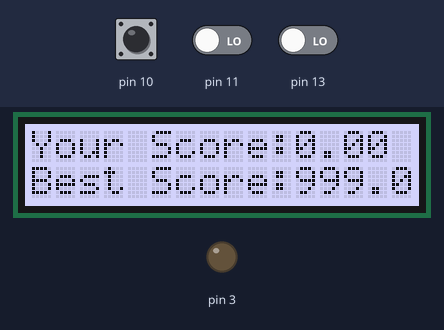
The sketch below on a simulated Arduino Uno, built with avr-gcc and run on an emulated ATmega328P. On the bench: 16×2 character LCD, output pins drawn as LEDs (lit = HIGH). The test bench sets the inputs (shaded band); at power-on: pin 10 LOW, pin 13 LOW, pin 11 LOW.

Above: at 1.3 s.
1.4 s: pin 10 pulsed HIGH 2 times (0.12 s each, 0.3 s apart)
At 1.96 s:
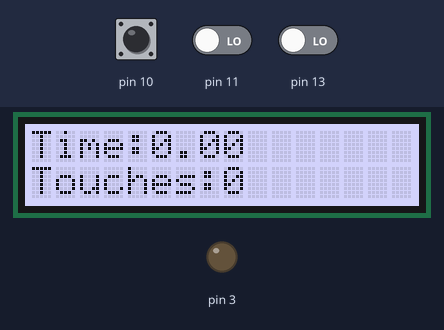
3.7 s: pin 13 driven HIGH
At 5.62 s:
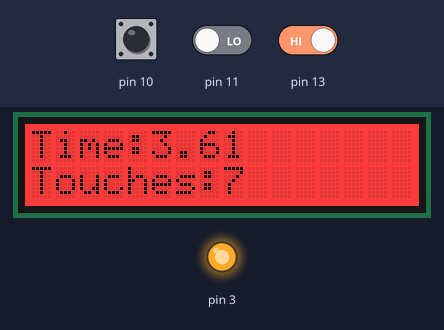
5.7 s: pin 11 driven HIGH
At 7.0 s:
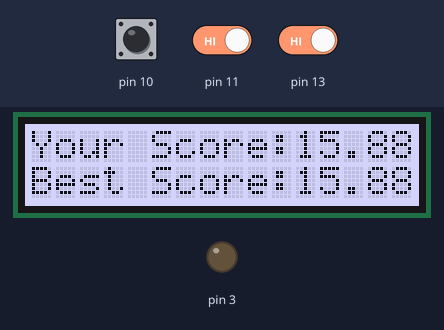
Timing chart, 0 to 8.7 s (numbered marks = the images above; inputs shaded):
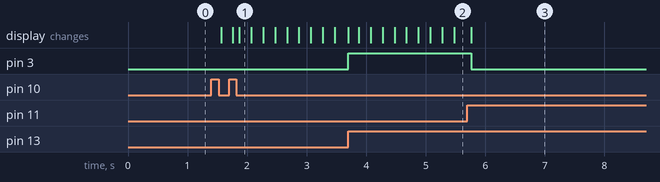

Measured:
- after the input at 1.4 s, the display: changes after 0.17 s (image 1)
- after the input at 3.7 s, pin 3: LOW → HIGH at once; the display: first changes at once (image 2 shows a later state)
- after the input at 5.7 s, pin 3: HIGH → LOW after 0.06 s; the display: changes after 0.06 s (image 3)

The sketch:

buzzWireGame.ino
```cpp
#include <Wire.h>
#include "rgb_lcd.h"

rgb_lcd lcd;

class PinManager {
    public:
        int getPinTouch();
        int getPinStart();
        int getPinEnd();
        int getPinBuzzer();
        PinManager();
    private:
        int Touch;
        int Start;
        int End;
        int Buzzer;
};
PinManager::PinManager() {
    Touch = 13;
    Start = 10;
    End = 11;
    Buzzer = 3;
}
int PinManager::getPinTouch() {return Touch;}
int PinManager::getPinStart() {return Start;}
int PinManager::getPinEnd() {return End;}
int PinManager::getPinBuzzer() {return Buzzer;}

class TimeManager {
    public:
        void start();
        float getTime();
        TimeManager();
    private:
        float timeStart;
};
TimeManager::TimeManager() {}
void TimeManager::start() {
    timeStart = millis();
}
// Return length of the current game in seconds
float TimeManager::getTime() {
    return (millis() - timeStart) / 1000.0;
}

class DisplayManager {
    public:
        void setup();
        void setBackgroundColourWhite();
        void setBackgroundColourRed();
        void displayLiveScore(float time, int touchCount);
        void displayScoreScreen(float score, float bestScore);
        DisplayManager();
    private:
        void clearDisplay();
        void clearLine(int line);
        float refreshRate;
        float lastRefresh;
};

DisplayManager::DisplayManager() {
    refreshRate = 5;
    lastRefresh = 0;
}
// This needs to be called in the setup, therefor it can't be in the constructor
void DisplayManager::setup() {
    lcd.begin(16, 2);
}
void DisplayManager::setBackgroundColourWhite() {
    lcd.setRGB(200, 200, 255);
}
void DisplayManager::setBackgroundColourRed() {
    lcd.setRGB(255, 0, 0);
}
// A cheaper way of clearing the display
void DisplayManager::clearDisplay() {
    clearLine(0);
    clearLine(1);
}
void DisplayManager::clearLine(int line) {
    lcd.setCursor(0, line);
    for (int i = 0; i < 16; i++) {
        lcd.print(" ");
    }
}
void DisplayManager::displayLiveScore(float time, int touchCount) {
    if (millis() / 1000.0 - lastRefresh > (1 / refreshRate)) {
        lastRefresh = millis() / 1000.0;

        clearDisplay();
        lcd.setCursor(0, 0);
        lcd.print("Time:");
        lcd.print(time);
        lcd.setCursor(0, 1);
        lcd.print("Touches:");
        lcd.print(touchCount);
    }
}
void DisplayManager::displayScoreScreen(float score, float bestScore) {
    clearDisplay();
    lcd.setCursor(0, 0);
    lcd.print("Your Score:");
    lcd.print(score);
    lcd.setCursor(0, 1);
    lcd.print("Best Score:");
    lcd.print(bestScore);
}

class ScoreManager {
    public:
        int getTouchCount();
        float getLatestScore();
        float getBestScore();
        void addTouch();
        void resetTouchCount();
        void setLatestScore(float value);
        void updateBestScore();
        ScoreManager();
    private:
        float latestScore;
        float bestScore;
        int touchCount;
        float touchPenalty;
        int maxTouchesPerSecond;
        float lastTouchTime;
};

ScoreManager::ScoreManager() {
    latestScore = 0;
    bestScore = 999;
    touchCount = 0;
    touchPenalty = 1.5;
    maxTouchesPerSecond = 10;
}
int ScoreManager::getTouchCount() {return touchCount;}
float ScoreManager::getLatestScore() {return latestScore;}
float ScoreManager::getBestScore() {return bestScore;}
void ScoreManager::addTouch() {
    if ((millis() / 1000.0) - lastTouchTime >  1.0 / 4.0) {
        float timeDifference = (millis() / 1000.0) - lastTouchTime;

        if (timeDifference > 1.0 / maxTouchesPerSecond) {
            lastTouchTime = millis() / 1000.0;
            touchCount += 1;
        }
    }
}
void ScoreManager::resetTouchCount() {
    touchCount = 0;
}
void ScoreManager::setLatestScore(float time) {
    latestScore = time + (float)touchCount * touchPenalty;
}
void ScoreManager::updateBestScore() {
    if (latestScore < bestScore) {
        bestScore = latestScore;
    }
}

class GameManager {
    public:
        PinManager pinManager;
        DisplayManager displayManager;
        TimeManager timeManager;
        ScoreManager scoreManager;
        void setup();
        void think();
        GameManager();
    private:
        void checkForTouch();
        void checkForStart();
        void checkForEnd();
        void resetGame();
        bool isRunning;
        int lastSignalTouch;
        int lastSignalStart;
};

GameManager::GameManager() {
    pinManager = PinManager();
    displayManager = DisplayManager();
    timeManager = TimeManager();
    scoreManager = ScoreManager();
    isRunning = false;
}
// Taking care of everything that can't be initialized right away
void GameManager::setup() {
    displayManager.setup();
    resetGame();
}
void GameManager::think() {
    checkForStart();

    if (isRunning) {
        displayManager.displayLiveScore(timeManager.getTime(), scoreManager.getTouchCount());
        checkForTouch();
        checkForEnd();
    }
}
void GameManager::checkForTouch() {
    int signal = digitalRead(pinManager.getPinTouch());

    if (signal != lastSignalTouch) {
        lastSignalTouch = signal;

        if (signal) {
            digitalWrite(pinManager.getPinBuzzer(), 1);
            displayManager.setBackgroundColourRed();
        } else {
            digitalWrite(pinManager.getPinBuzzer(), 0);
            displayManager.setBackgroundColourWhite();
        }
    } else {
        if (signal) {
            scoreManager.addTouch();
        }
    }
}
void GameManager::checkForStart() {
    int signal = digitalRead(pinManager.getPinStart());

    if (signal != lastSignalStart) {
        lastSignalStart = signal;

        if (!signal) {
            isRunning = true;
            timeManager.start();
        } else {
            resetGame();
        }
    }
}
void GameManager::checkForEnd() {
    int signal = digitalRead(pinManager.getPinEnd());

    if (signal) {
        scoreManager.setLatestScore(timeManager.getTime());
        scoreManager.updateBestScore();
        resetGame();
    }
}
void GameManager::resetGame() {
    isRunning = false;
    scoreManager.resetTouchCount();
    displayManager.displayScoreScreen(scoreManager.getLatestScore(), scoreManager.getBestScore());
    displayManager.setBackgroundColourWhite();
    digitalWrite(pinManager.getPinBuzzer(), 0);
}

GameManager gameManager;

void setup() {
    pinMode(gameManager.pinManager.getPinBuzzer(), OUTPUT);
    gameManager.setup();
}

void loop() {
    gameManager.think();
}
```
